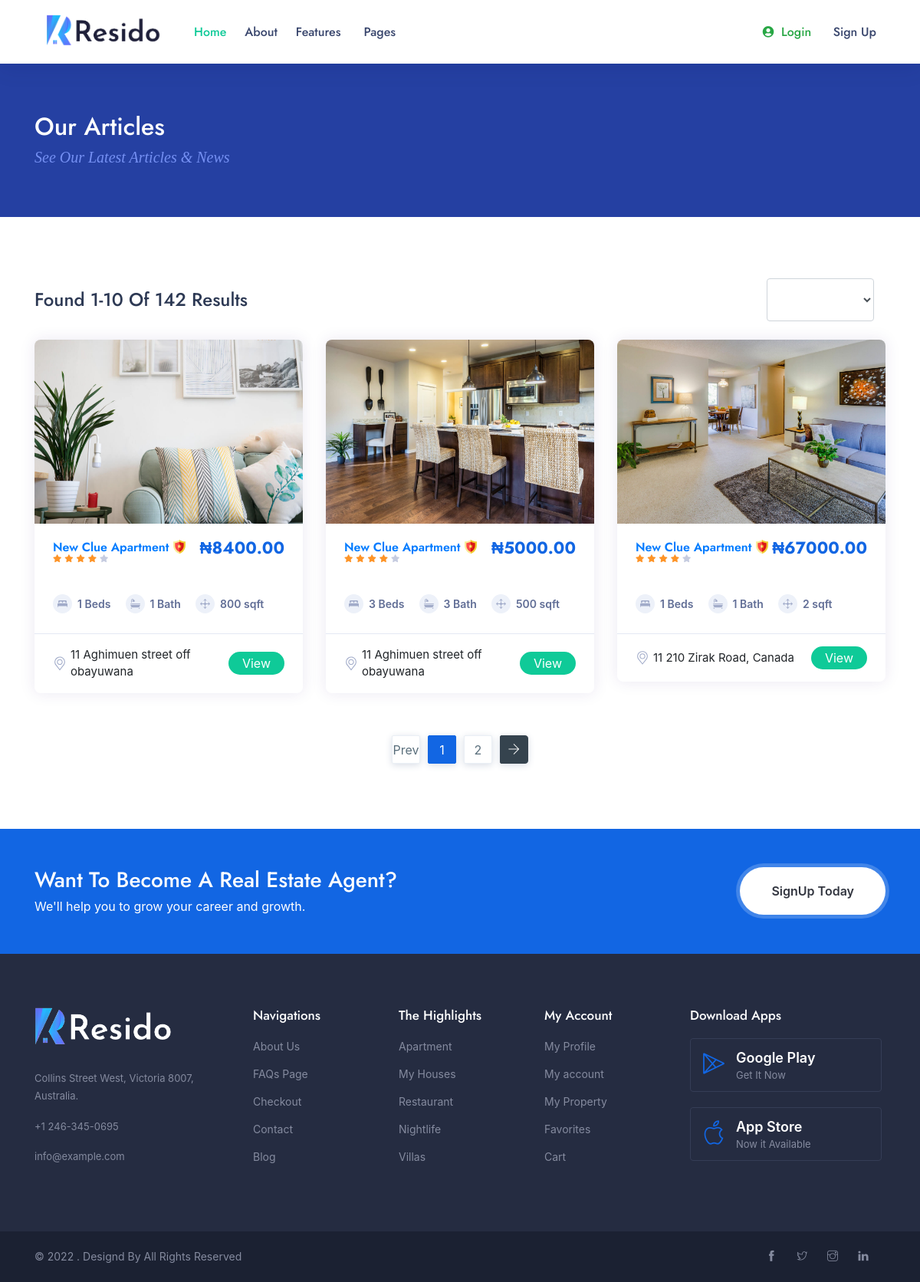
Page /property_List on the committed database.
### real/models.py (models this page shows, shortened)
class Listing(models.Model):
    user = models.ForeignKey(CustomUser, on_delete=models.CASCADE)
    title = models.CharField(max_length=225)
    status = models.CharField(max_length=225)
    property_type = models.CharField(max_length=225)
    price = models.DecimalField(max_digits=10 ,decimal_places=2)
    area = models.CharField(max_length=225)
    bedrooms = models.CharField(max_length=225)
    bathrooms = models.CharField(max_length=225)
    address = models.CharField(max_length=225)
    city = models.CharField(max_length=100)
    state = models.CharField(max_length=100)
    zipcode = models.CharField(max_length=100)
    description = models.TextField()
    building_Age = models.CharField(max_length=225 ,blank=True, null=True)
    garage = models.CharField(default=0,max_length=225 ,blank=True, null=True)
    Rooms = models.CharField(max_length=225 ,blank=True, null=True)
    sqft = models.CharField(max_length=225)
    image = models.FileField()
    photo_1 = models.ImageField(upload_to='images/photos', blank=True, null=True)
    photo_2 = models.ImageField(upload_to='images/photos', blank=True, null=True)
    photo_3 = models.ImageField(upload_to='images/photos', blank=True, null=True)
    photo_4 = models.ImageField(upload_to='images/photos', blank=True, null=True)
    photo_5 = models.ImageField(upload_to='images/photos', blank=True, null=True)
    contact_name = models.CharField(max_length=100)
    contact_email = models.CharField(max_length=225)
    contact_phone = models.CharField(max_length=100, blank=True , null=True, unique=True)
    list_date = models.DateTimeField(default=datetime.now, blank=True)
    is_published = models.BooleanField(default=True)
    slug = models.SlugField(default='', null=True, blank=True)

### real/views.py (the view)
# urls.py: path('property_List', ProperityView, name='propertyview'),
def ProperityView(request):
    pro_view = Listing.objects.all()
    page = request.GET.get('page')
    paginator = Paginator(pro_view, 3)
    try:
        pro_view = paginator.page(page)
    except PageNotAnInteger:
        pro_view = paginator.page(1)
    except EmptyPage:
        pro_view = paginator.page(paginator.num_pages)
    content = {'pro_view':pro_view, 'page':page,}
    return render(request, 'property-view.html', content)

### template/property-view.html (shortened to what this page needs)
{%  extends 'include/base.html' %}
{%  load static %}
{%  block body %}
			<div class="page-title">
				<div class="container">
					<div class="row">
						<div class="col-lg-12 col-md-12">
							<h2 class="ipt-title">Our Articles</h2>
							<span class="ipn-subtitle">See Our Latest Articles & News</span>
						</div>
					</div>
				</div>
			</div>
			<section>
				<div class="container">
					<div class="row justify-content-center">
						<div class="col-lg-12 col-md-12">
							<div class="item-shorting-box">
								<div class="item-shorting clearfix">
									<div class="left-column pull-left"><h4 class="m-0">Found 1-10 of 142 Results</h4></div>
								</div>
								<div class="item-shorting-box-right">
									<div class="shorting-by">
										<select id="shorty" class="form-control">
											<option value="">&nbsp;</option>
										</select>
									</div>
								</div>
							</div>
						</div>
					</div>
					<div class="row">
						{%  for i in  pro_view %}
						<div class="col-lg-4 col-md-6 col-sm-12">
							<div class="property-listing property-2">
								<div class="listing-img-wrapper">
									<div class="list-img-slide">
										<div class="click">
											<div><a href="{%  url 'index:property_details'  i.slug %}"><img src="{{ i.image.url  }}" class="img-fluid mx-auto" alt="" /></a></div>
										</div>
									</div>
								</div>
								<div class="listing-detail-wrapper">
									<div class="listing-short-detail-wrap">
										<div class="listing-short-detail">
											<h4 class="listing-name verified"><a href="{%  url 'index:property_details'  i.slug %}" class="prt-link-detail">New Clue Apartment</a></h4>
											<div class="property-reviews">
												<i class="fas fa-star filled"></i>
												<i class="fas fa-star filled"></i>
												<i class="fas fa-star filled"></i>
												<i class="fas fa-star filled"></i>
												<i class="fas fa-star"></i>
											</div>
										</div>
										<div class="listing-short-detail-flex">
											<h6 class="listing-card-info-price">&#8358;{{  i.price }}</h6>
										</div>
									</div>
								</div>
								<div class="price-features-wrapper">
									<div class="list-fx-features">
										<div class="listing-card-info-icon">
											<div class="inc-fleat-icon"><img src="{%  static 'assets/img/bed.svg' %}" width="13" alt="" /></div>{{ i.bedrooms }} Beds
										</div>
										<div class="listing-card-info-icon">
											<div class="inc-fleat-icon"><img src="{%  static 'assets/img/bathtub.svg' %}" width="13" alt="" /></div>{{ i.bathrooms }} Bath
										</div>
										<div class="listing-card-info-icon">
											<div class="inc-fleat-icon"><img src="{%  static 'assets/img/move.svg' %}" width="13" alt="" /></div>{{ i.sqft }} sqft
										</div>
									</div>
								</div>
								<div class="listing-detail-footer">
									<div class="footer-first">
										<div class="foot-location"><img src="assets/img/pin.svg" width="18" alt="" />{{ i.address }}</div>
									</div>
									<div class="footer-flex">
										<a href="{%  url 'index:property_details'  i.slug %}" class="prt-view">View</a>
									</div>
								</div>
							</div>
						</div>
						{%  endfor %}
					</div>
					<div class="row">
						<div class="col-lg-12 col-md-12 col-sm-12 ">
							<ul class="pagination p-center justify-content-center">
								<li class="page-item">
									{% if  pro_view.has_previous %}
									<a class="page-link" href="?page={{  pro_view.previous_page_number }}" aria-label="Previous">
										<span class="ti-arrow-left"></span>
									</a>
								    {% else %}
									<span class="sr-only">Prev</span>
									{% endif %}
								</li>
								{% for i in  pro_view.paginator.page_range %}
									{% if  pro_view.number == i %}
										<li class="page-item active"><a class="page-link" href="#">{{ i }}</a></li>
									{% else %}
										<li class="page-item "><a class="page-link" href="?page={{ i }}">{{ i }}</a></li>
									{% endif %}
								{% endfor %}
								<li class="page-item">
									{% if  pro_view.has_next %}
								  <a class="page-link" href="?page={{  pro_view.next_page_number }}" aria-label="Next">
									<span class="ti-arrow-right"></span>
								  </a>
								  {% else %}
								  <span class="sr-only">Next</span>
								</li>
								{% endif %}
							</ul>
						</div>
					</div>
				</div>
			</section>
			<section class="theme-bg call-to-act-wrap">
				<div class="container">
					<div class="row">
						<div class="col-lg-12">
							<div class="call-to-act">
								<div class="call-to-act-head">
									<h3>Want to Become a Real Estate Agent?</h3>
									<span>We'll help you to grow your career and growth.</span>
								</div>
								<a href="{%  url 'index:register' %}" class="btn btn-call-to-act">SignUp Today</a>
							</div>
						</div>
					</div>
				</div>
			</section>
{%  endblock %}

### static/assets/css/colors.css (style rules this page uses)
.blue-skin .theme-bg,.blue-skin .property-search-type label:hover, .blue-skin .property-search-type label.active, .blue-skin li.login-attri.theme-log a, .blue-skin .range-slider .ui-slider .ui-slider-handle, .blue-skin .range-slider .ui-widget-header, .blue-skin .pricing-bottom .btn-pricing:hover, .blue-skin .pricing-bottom .btn-pricing:focus .blue-skin .select2-container--default .select2-results__option--highlighted[aria-selected], .blue-skin .pagination li:first-child a, .blue-skin .btn.btn-theme, .blue-skin .btn.btn-theme:hover, .blue-skin .btn.btn-theme:focus, .blue-skin .btn.search-btn, .blue-skin .btn-theme-2:hover, .blue-skin .btn-theme-2:focus, .blue-skin .btn-outline-theme:hover, .blue-skin .btn-outline-theme:focus, .blue-skin .btn.search-btn, .blue-skin .simple-search-wrap .pk-input-group .pk-subscribe-submit, .blue-skin .btn.search-btn-outline:hover, .blue-skin .btn.search-btn-outline:focus, .blue-skin .property-listing.property-1 .listing-detail-btn .more-btn, .blue-skin .home-slider-desc .read-more, .blue-skin .nav-tabs .nav-item.show .nav-link, .blue-skin .nav-tabs .nav-link.active, .blue-skin .checkbox-custom:checked + .checkbox-custom-label:before, .blue-skin .radio-custom:checked + .radio-custom-label:before, .blue-skin .btn.pop-login, .blue-skin .single-widgets.widget_search form button, .blue-skin .single-widgets.widget_tags ul li a:hover, .blue-skin .single-widgets.widget_tags ul li a:focus, .blue-skin .pagination>.active>a, .blue-skin .pagination>.active>a:focus, .blue-skin .pagination>.active>a:hover, .blue-skin .pagination>.active>span, .blue-skin .pagination>.active>span:focus, .blue-skin .pagination>.active>span:hover, .blue-skin .pagination>li>a:focus, .blue-skin .pagination>li>a:hover { background-color:#1266e3; background:#1266e3; }
.blue-skin a.link:hover, .blue-skin a.link:focus, .blue-skin a:hover, a:focus, .blue-skin .theme-cl, .blue-skin .btn.btn-theme-light, .blue-skin .bl-continue, .blue-skin .header-dark-transparent.header-fixed .attributes li.submit-attri a, .blue-skin nav .menu li a.active, .blue-skin nav .menu li.dropdown.open > a, .blue-skin nav .menu .mg-menu li a i, .blue-skin nav .menu li a:hover, .blue-skin .recommended .pr-value, .blue-skin .btn-outline-theme, .blue-skin .attributes li.submit-attri.theme-log a, .blue-skin .btn.search-btn-outline, .blue-skin .dw-proprty-info li, .blue-skin .ps-trep .ps-type, .blue-skin .d-navigation ul li.active a, .blue-skin span.mod-close, .blue-skin .blog-page .blog-details blockquote .icon, .blue-skin .single-post-pagination .post-pagination-center-grid a, .blue-skin .blog-page .blog-details .comment-area .all-comments article .comment-details .comment-meta .comment-left-meta .comment-date, .blue-skin .cn-info-icon i, .blue-skin .client-info h5, .blue-skin .listing-card-info-price { color:#1266e3; }
.blue-skin .pagination>.active>a, .blue-skin .pagination>.active>a:focus, .blue-skin .pagination>.active>a:hover, .blue-skin .pagination>.active>span, .blue-skin .pagination>.active>span:focus, .blue-skin .pagination>.active>span:hover, .blue-skin .pagination>li>a:focus, .blue-skin .pagination>li>a:hover, .blue-skin .pagination li:first-child a, .blue-skin .range-slider .ui-slider .ui-slider-handle, .blue-skin .attributes li.submit-attri.theme-log a, .blue-skin .header-dark-transparent.header-fixed .attributes li.submit-attri a, .blue-skin .btn.btn-theme, .blue-skin .btn-theme-2:hover, .blue-skin .btn-theme-2:focus, .blue-skin .btn.btn-theme:hover, .blue-skin .btn.btn-theme:focus, .blue-skin .btn-outline-theme:hover, .blue-skin .btn-outline-theme:focus, .blue-skin .btn-outline-theme, .blue-skin .simple-search-wrap .pk-input-group .pk-subscribe-submit, .blue-skin .btn.search-btn-outline, .blue-skin .btn.search-btn-outline:hover, .blue-skin .btn.search-btn-outline:focus, .blue-skin .property-listing.property-1 .listing-detail-btn .more-btn, .blue-skin .nav-tabs .nav-item.show .nav-link, .blue-skin .nav-tabs .nav-link.active, .blue-skin .btn.pop-login, .blue-skin .single-widgets.widget_tags ul li a:hover, .blue-skin .single-widgets.widget_tags ul li a:focus { border-color:#1266e3; }

### rows in the picture
Listing: image (picture), price "8400.00", bedrooms "1", bathrooms "1", sqft "800", address "11 Aghimuen street off obayuwana"
Listing: image (picture), price "5000.00", bedrooms "3", bathrooms "3", sqft "500", address "11 Aghimuen street off obayuwana"
Listing: image (picture), price "67000.00", bedrooms "1", bathrooms "1", sqft "2", address "11 210 Zirak Road, Canada"

### other values in the picture
{{ i }} "1"
{{ i }} "2"
